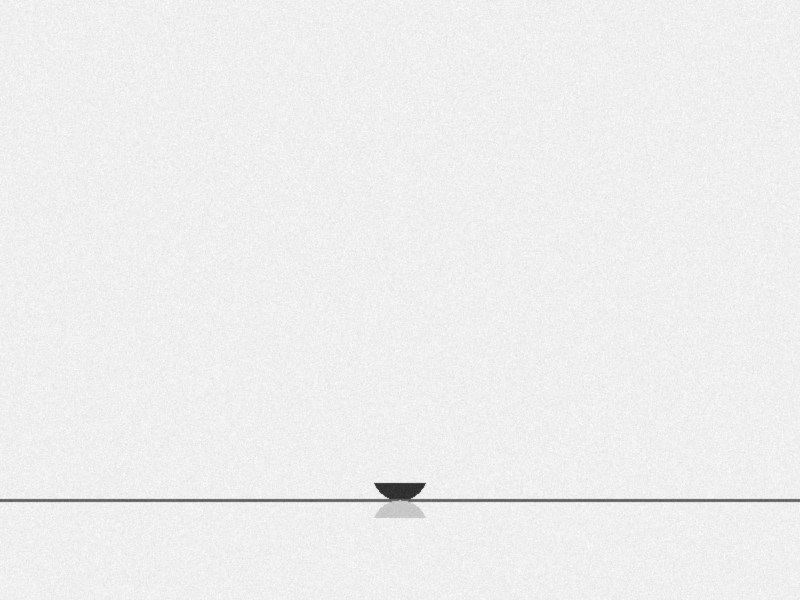
#> input picture test_sessile_drop.png, 800 x 600 px
$ python -i detect_substrate.py   (imports and definitions only)
#> lines starting #> are read from the running program, lines starting #| are printed output that depends on the picture; after the words box and inside, x2 and y2 are one past the last pixel; in counts of white or black regions, pixels touching at a corner belong together
### src/menipy/common/registry.py
# src/menipy/common/registry.py
"""Central registry for pipeline components and plugins."""

from __future__ import annotations

from collections.abc import Callable, Iterator
from typing import Any


class Registry:
    """Generic registry for named pipeline components."""

    def __init__(self, name: str):
        self.name = name
        self._items: dict[str, Callable[..., Any]] = {}

    def register(self, name: str, fn: Callable[..., Any]) -> None:
        """Register a new item by name."""
        self._items[name] = fn

    def get(self, name: str, default: Any = None) -> Callable[..., Any] | None:
        """Get a registered item by name."""
        return self._items.get(name, default)

    # Dict-like interface for backward compatibility
    def __getitem__(self, name: str) -> Callable[..., Any]:
        return self._items[name]

    def __setitem__(self, name: str, fn: Callable[..., Any]) -> None:
        self.register(name, fn)

    def __contains__(self, name: str) -> bool:
        return name in self._items

    def __iter__(self) -> Iterator[str]:
        """__iter__."""
        return iter(self._items)

    def __len__(self) -> int:
        """__len__."""
        return len(self._items)

    def items(self):
        """Items."""
        return self._items.items()

    def keys(self):
        """Keys."""
        return self._items.keys()

    # [9 lines left out: function values, not called in this run]


# Core plugin registries for small, pluggable utilities used by pipeline stages.
EDGE_DETECTORS = Registry("edge_detectors")
SOLVERS = Registry("solvers")
PENDANT_APPROXIMATORS = Registry("pendant_approximators")
PENDANT_INITIALIZERS = Registry("pendant_initializers")
#> further down, picture is the input picture: shape (600, 800, 3); min 38, max 252, mean 238.5
SEGMENTATION_PROVIDERS = Registry("segmentation_providers")

# Other common stage utilities
ACQUISITIONS = Registry("acquisitions")
PREPROCESSORS = Registry("preprocessors")
GEOMETRIES = Registry("geometries")
SCALERS = Registry("scalers")
PHYSICS = Registry("physics")
OPTIMIZERS = Registry("optimizers")
OUTPUTS = Registry("outputs")
OVERLAYERS = Registry("overlayers")
VALIDATORS = Registry("validators")

# Utilities registry for image testing and analysis tools
UTILITIES = Registry("utilities")

# Detection registries for auto-calibration plugins
NEEDLE_DETECTORS = Registry("needle_detectors")
ROI_DETECTORS = Registry("roi_detectors")
SUBSTRATE_DETECTORS = Registry("substrate_detectors")
DROP_DETECTORS = Registry("drop_detectors")
APEX_DETECTORS = Registry("apex_detectors")


# Legacy wrapper functions for backward compatibility
def register_edge(name: str, fn: Callable[..., Any]) -> None:
    """Register plugin."""
    EDGE_DETECTORS.register(name, fn)


def register_solver(name: str, fn: Callable[..., Any]) -> None:
    """Register plugin."""
    SOLVERS.register(name, fn)


def register_pendant_approximator(name: str, fn: Callable[..., Any]) -> None:
    """Register a pendant surface-tension approximation plugin."""
    PENDANT_APPROXIMATORS.register(name, fn)


def register_pendant_initializer(name: str, fn: Callable[..., Any]) -> None:
    """Register a pendant geometry initializer."""
    PENDANT_INITIALIZERS.register(name, fn)


def register_segmentation_provider(name: str, fn: Callable[..., Any]) -> None:
    """Register a non-authoritative segmentation proposal provider."""
    SEGMENTATION_PROVIDERS.register(name, fn)


def register_acquisition(name: str, fn: Callable[..., Any]) -> None:
    """Register plugin."""
    ACQUISITIONS.register(name, fn)


def register_preprocessor(name: str, fn: Callable[..., Any]) -> None:
    """Register plugin."""
    PREPROCESSORS.register(name, fn)


def register_geometry(name: str, fn: Callable[..., Any]) -> None:
    """Register plugin."""
    GEOMETRIES.register(name, fn)


def register_scaler(name: str, fn: Callable[..., Any]) -> None:
    """Register plugin."""
    SCALERS.register(name, fn)


def register_physics(name: str, fn: Callable[..., Any]) -> None:
    """Register plugin."""
    PHYSICS.register(name, fn)


def register_optimizer(name: str, fn: Callable[..., Any]) -> None:
    """Register plugin."""
    OPTIMIZERS.register(name, fn)


def register_output(name: str, fn: Callable[..., Any]) -> None:
    """Register plugin."""
    OUTPUTS.register(name, fn)


def register_overlayer(name: str, fn: Callable[..., Any]) -> None:
    """Register plugin."""
    OVERLAYERS.register(name, fn)


def register_validator(name: str, fn: Callable[..., Any]) -> None:
    """Register plugin."""
    VALIDATORS.register(name, fn)


def register_utility(name: str, fn: Callable[..., Any]) -> None:
    """Register a utility function for image testing/analysis."""
    UTILITIES.register(name, fn)


# Detector registration functions
def register_needle_detector(name: str, fn: Callable[..., Any]) -> None:
    """Register plugin."""
    NEEDLE_DETECTORS.register(name, fn)


def register_roi_detector(name: str, fn: Callable[..., Any]) -> None:
    """Register plugin."""
    ROI_DETECTORS.register(name, fn)


def register_substrate_detector(name: str, fn: Callable[..., Any]) -> None:
    """Register plugin."""
    SUBSTRATE_DETECTORS.register(name, fn)


def register_drop_detector(name: str, fn: Callable[..., Any]) -> None:
    """Register plugin."""
    DROP_DETECTORS.register(name, fn)


def register_apex_detector(name: str, fn: Callable[..., Any]) -> None:
    """Register plugin."""
    APEX_DETECTORS.register(name, fn)


# [29 lines left out: function get_registry_snapshot, not called in this run]

### plugins/detect_substrate.py
"""
Substrate detection plugin using auto-calibration algorithms.

Provides automatic substrate/baseline detection for sessile drop analysis.
"""

from __future__ import annotations

import logging

import cv2
import numpy as np

from menipy.common.registry import register_substrate_detector
from menipy.common.sessile_detection import detect_sessile_substrate_line

logger = logging.getLogger(__name__)


# [97 lines left out: functions detect_substrate_gradient, _find_horizon_median, not called in this run]


def detect_substrate_hough(
    image: np.ndarray,
    *,
    canny_low: int = 50,
    canny_high: int = 150,
    hough_threshold: int = 100,
    angle_tolerance: float = 5.0,
) -> tuple[tuple[int, int], tuple[int, int]] | None:
    """Detect substrate baseline using Hough line transform.

    This function detects the substrate/baseline in sessile drop images
    using the Hough line transform. It focuses on the bottom half of the
    image to identify horizontal lines that represent the substrate surface.
    This method is particularly robust for detecting straight substrate
    surfaces even under challenging illumination conditions.

    Parameters
    ----------
    image : np.ndarray
        Input image as a 2D array (grayscale) or 3D array (BGR color).
        If color image is provided, it is automatically converted to grayscale.
    canny_low : int, optional
        Low threshold for Canny edge detection. Values below this threshold
        are discarded. Default is 50.
    canny_high : int, optional
        High threshold for Canny edge detection. Values above this threshold
        are automatically accepted. Default is 150.
    hough_threshold : int, optional
        Minimum number of edge points required to form a line in the Hough
        accumulator. Lower values detect fainter lines. Default is 100.
    angle_tolerance : float, optional
        Maximum angle deviation from horizontal in degrees. Lines within
        this tolerance are considered candidate substrate lines.
        Default is 5.0 degrees.

    Returns
    -------
    Optional[Tuple[Tuple[int, int], Tuple[int, int]]]
        Substrate line as ((x1, y1), (x2, y2)) representing the detected
        horizontal line, or None if no valid horizontal line is detected.

    Raises
    ------
    None
        Returns None instead of raising exceptions for invalid input.

    Notes
    -----
    The function analyzes only the bottom half of the image to reduce false
    positives from drop features. All detected lines are filtered to enforce
    near-horizontal orientation based on angle_tolerance. If multiple lines
    are detected, the one closest to the image bottom is selected (lowest y).

    This method is complementary to detect_substrate_gradient and typically
    provides better results when substrate edge contrast is high.

    See Also
    --------
    detect_substrate_gradient : Detects substrate using gradient analysis
    """
#> called with canny_low = 50, canny_high = 150, hough_threshold = 100, angle_tolerance = 5
    # Convert to grayscale
    if len(image.shape) == 3:
        gray = cv2.cvtColor(image, cv2.COLOR_BGR2GRAY)
    else:
        gray = image.copy()

    height, width = gray.shape[:2]
#> height = 600; width = 800

    # Focus on bottom half of image
    bottom_half = gray[height // 2 :, :]
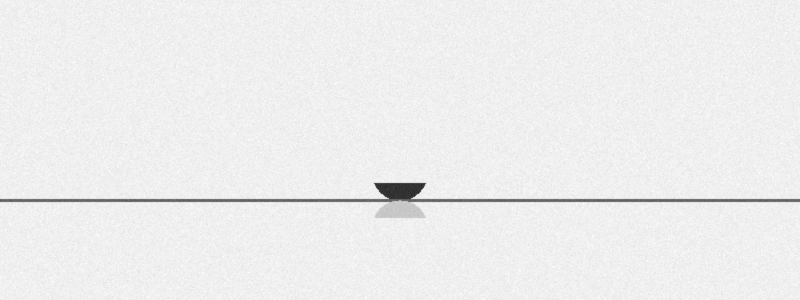
#> bottom_half: shape (300, 800); min 38, max 251, mean 237.5

    # Edge detection
    edges = cv2.Canny(bottom_half, canny_low, canny_high)
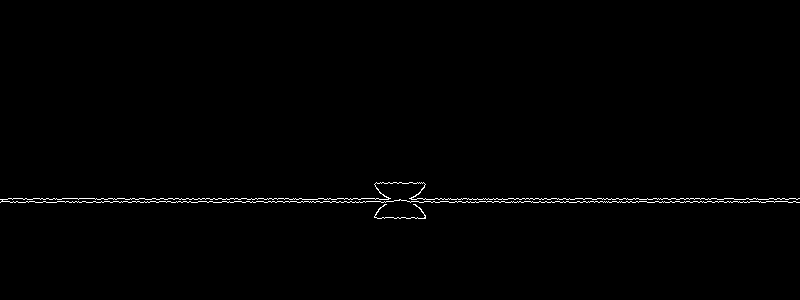
#> edges: shape (300, 800); 0.74% white in thin lines or dots, all inside (x1, y1, x2, y2) = (0, 182, 800, 219)

    # Hough line detection
    lines = cv2.HoughLines(edges, 1, np.pi / 180, hough_threshold)
#> lines = [[201, 1.57], [198, 1.57], [204, 1.55], [207, 1.55], [196, 1.59], [210, 1.55], [193, 1.59], [188, 1.59], [190, 1.59], [212, 1.55]]

    if lines is None:
        return None

    # Filter for horizontal lines
    horizontal_lines = []
    for line in lines:
        rho, theta = line[0]
        angle_deg = np.degrees(theta)

        # Horizontal lines have theta near 0 or 180
        if abs(angle_deg - 90) < angle_tolerance:
            y = int(rho)
            # Adjust for bottom half offset
            actual_y = y + height // 2
            if height * 0.5 < actual_y < height * 0.95:
                horizontal_lines.append(actual_y)
#> this loop made 10 passes
#> (rho, theta, angle_deg, y, actual_y) on passes 1 to 10: (201, 1.57, 90, 201, 501), (198, 1.57, 90, 198, 498), (204, 1.55, 89, 204, 504), (207, 1.55, 89, 207, 507), (196, 1.59, 91, 196, 496), (210, 1.55, 89, 210, 510), (193, 1.59, 91, 193, 493), (188, 1.59, 91, 188, 488), (190, 1.59, 91, 190, 490), (212, 1.55, 89, 212, 512)
#> after the loop, horizontal_lines = [501, 498, 504, 507, 496, 510, 493, 488, 490, 512]

    if not horizontal_lines:
        return None

    # Take median of detected lines
    substrate_y = int(np.median(horizontal_lines))
#> substrate_y = 499

    logger.info(f"Substrate detected via Hough at y={substrate_y}")
    return ((0, substrate_y), (width, substrate_y))


# Register plugins
# [2 lines not run here, left out]

>>> import cv2
>>> picture = cv2.imread('../test_sessile_drop.png')
>>> result = detect_substrate_hough(picture)
#> result = ((0, 499), (800, 499))

$ run again, on gota depositada 1_analysis.png
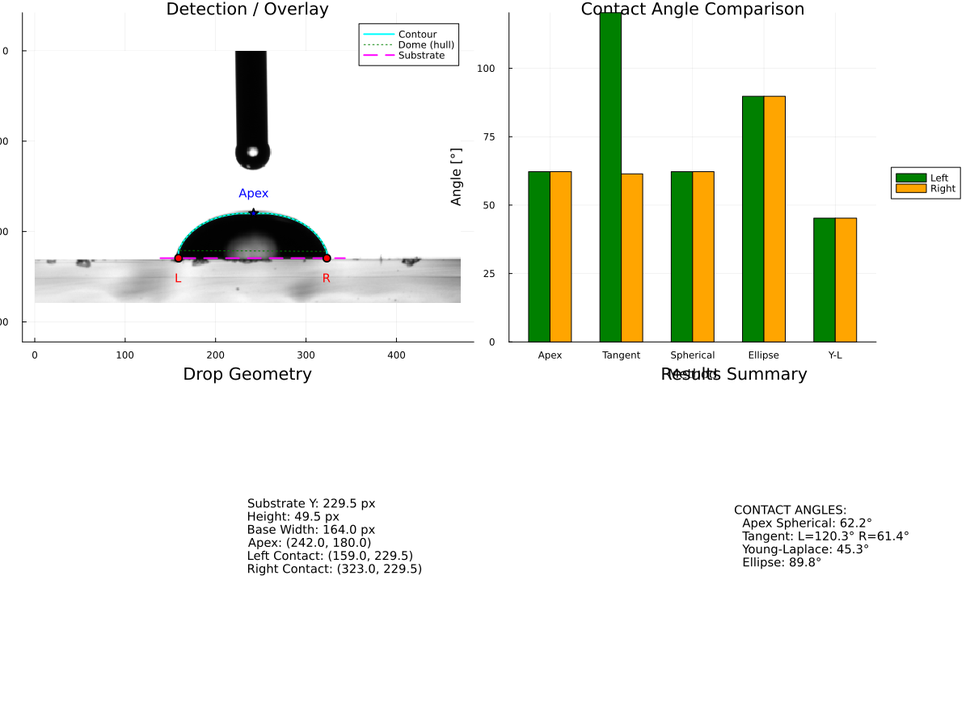
#> input picture gota depositada 1_analysis.png, 970 x 727 px, shrunk from 1200 x 900 before the run
#> picture is the input picture: shape (727, 970, 3); mean B, G, R 232, 240, 238.4
#> in detect_substrate_hough, `bottom_half = gray[height // 2 :, :]`:
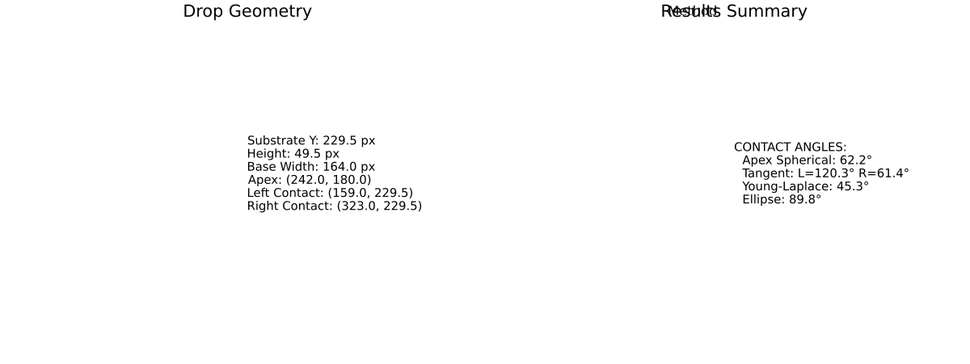
#> bottom_half: shape (364, 970); min 0, max 255, mean 251.7
#> in detect_substrate_hough, `edges = cv2.Canny(bottom_half, canny_low, canny_high)`:
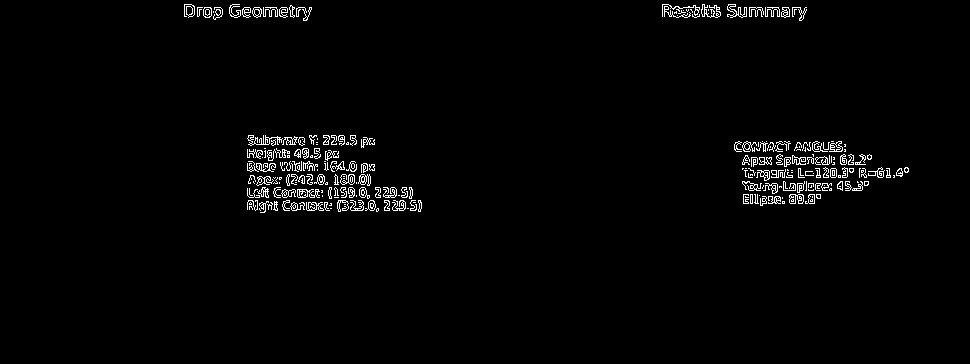
#> edges: shape (364, 970); 1.9% white in thin lines or dots, all inside (x1, y1, x2, y2) = (184, 4, 909, 213)
#> lines = 39 rows, first 8: [7, 1.57], [9, 1.57], [190, 1.57], [164, 1.57], [201, 1.55], [16, 1.57], [204, 1.54], [170, 1.57]
#> the loop in detect_substrate_hough, `for line in lines:` made 39 passes
#> (rho, theta, angle_deg, y, actual_y) on passes 1 to 8: (7, 1.57, 90, 7, 370), (9, 1.57, 90, 9, 372), (190, 1.57, 90, 190, 553), (164, 1.57, 90, 164, 527), (201, 1.55, 89, 201, 564), (16, 1.57, 90, 16, 379), (204, 1.54, 88, 204, 567), (170, 1.57, 90, 170, 533)
#> after the loop in detect_substrate_hough, `for line in lines:`: horizontal_lines = 38 values, max 594 at index 18, min 366 at index 34, mean 515.8
#> substrate_y = 539
#> result = ((0, 539), (970, 539))

$ run again, on gota depositada 1_debug_stages.png
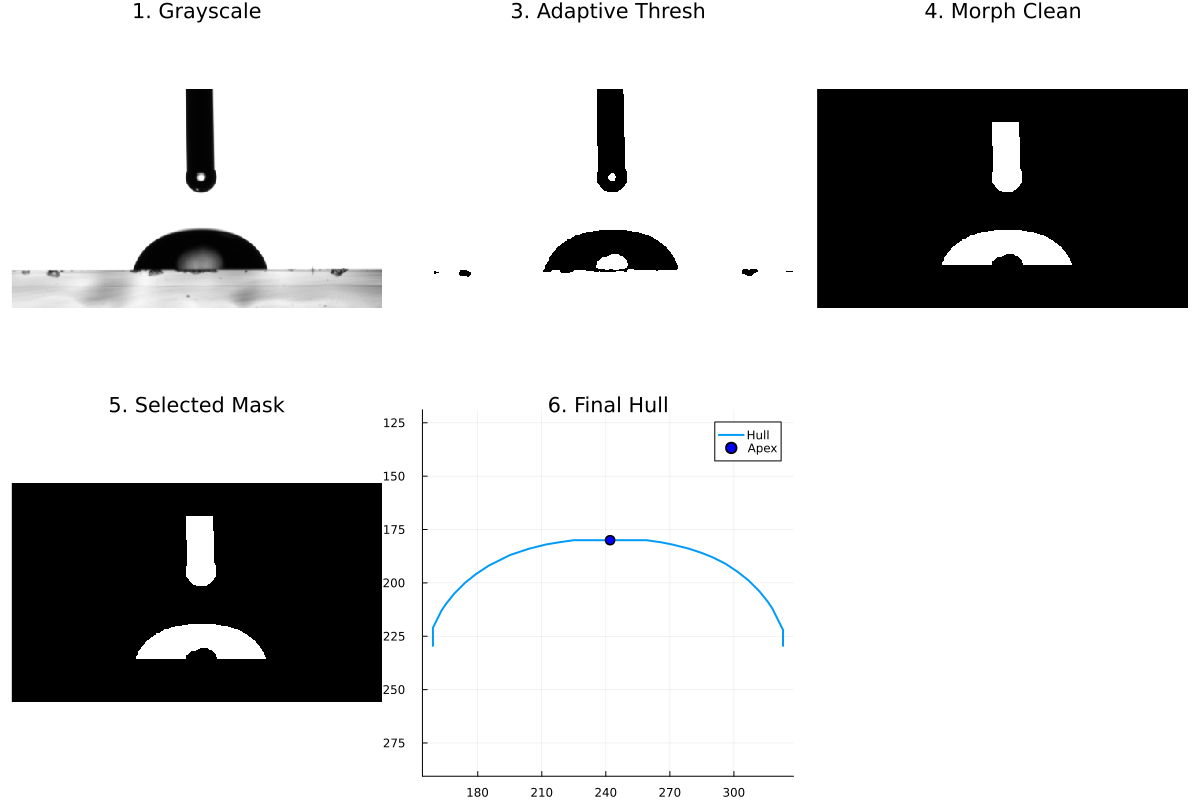
#> input picture gota depositada 1_debug_stages.png, 1200 x 800 px
#> picture is the input picture: shape (800, 1200, 3); mean B, G, R 208.9, 208.8, 208.7
#> in detect_substrate_hough, `bottom_half = gray[height // 2 :, :]`:
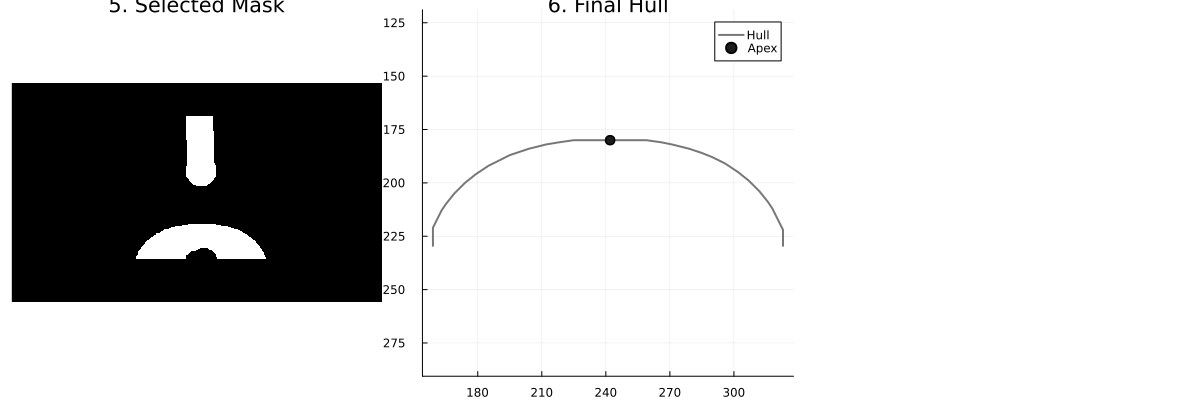
#> bottom_half: shape (400, 1200); min 0, max 255, mean 212.6
#> in detect_substrate_hough, `edges = cv2.Canny(bottom_half, canny_low, canny_high)`:
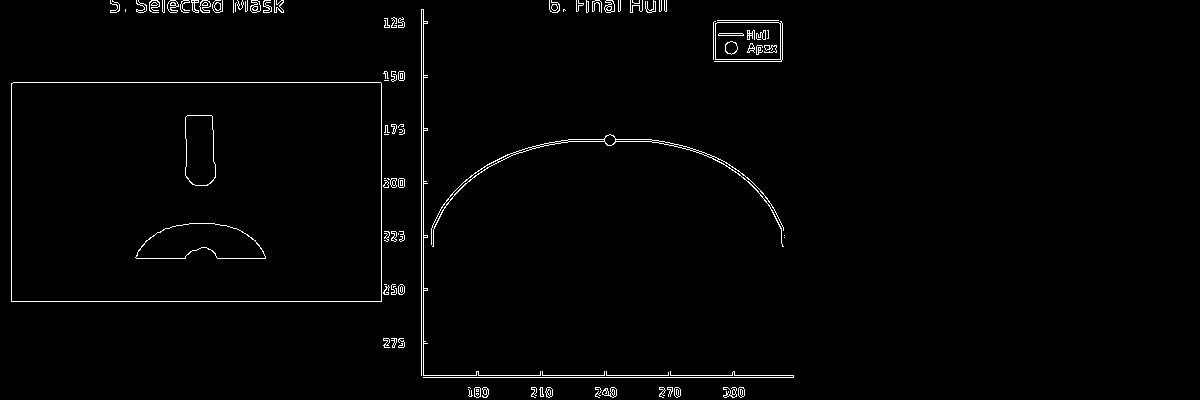
#> edges: shape (400, 1200); 1.5% white in thin lines or dots, all inside (x1, y1, x2, y2) = (11, 0, 794, 398)
#> lines = 17 rows, first 8: [301, 1.57], [377, 1.57], [82, 1.57], [423, 0], [421, 0], [375, 1.57], [11, 0], [381, 0]
#> the loop in detect_substrate_hough, `for line in lines:` made 17 passes
#> (rho, theta, angle_deg, y, actual_y) on passes 1, 2, 3, 6, 9, 12, 13, 14: (301, 1.57, 90, 301, 701), (377, 1.57, 90, 377, 777), (82, 1.57, 90, 82, 482), (375, 1.57, 90, 375, 775), (7, 1.59, 91, 7, 407), (10, 1.57, 90, 10, 410), (364, 1.59, 91, 364, 764), (385, 1.55, 89, 385, 785)
#> after the loop in detect_substrate_hough, `for line in lines:`: horizontal_lines = [701, 482, 407, 410, 402, 413, 658]
#> substrate_y = 413
#> result = ((0, 413), (1200, 413))
